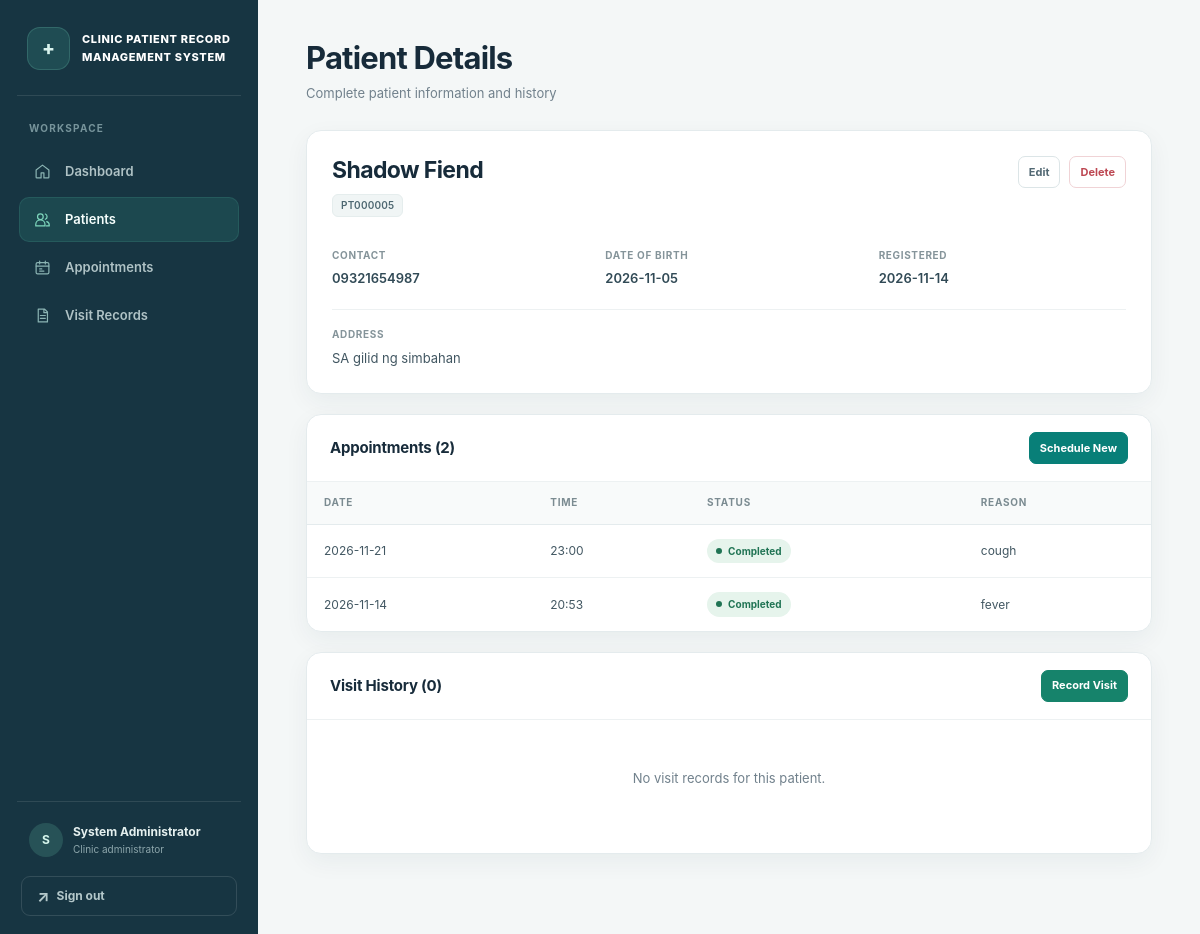
/patients/12 (signed in), run on an earlier commit of the app's database.
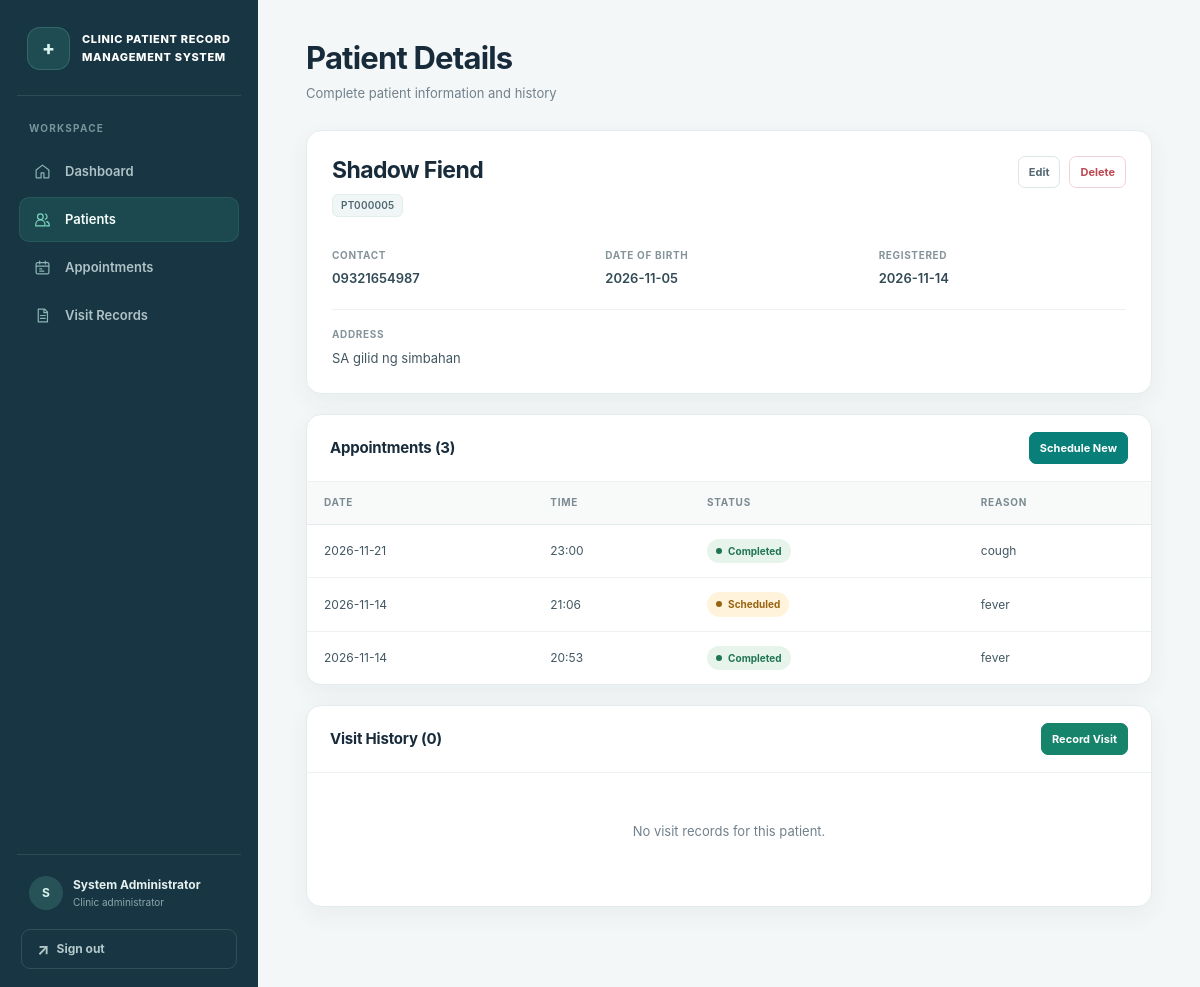
And on a later commit of the database.
### tables this page shows
CREATE TABLE appointments (
    appointment_id INTEGER PRIMARY KEY AUTOINCREMENT,
    patient_id INTEGER NOT NULL,
    visit_date TEXT NOT NULL,
    time TEXT NOT NULL,
    status TEXT NOT NULL DEFAULT 'Scheduled',
    reason TEXT,
    created_at TEXT NOT NULL DEFAULT CURRENT_TIMESTAMP,
    updated_at TEXT NOT NULL DEFAULT CURRENT_TIMESTAMP,
    FOREIGN KEY (patient_id) REFERENCES patients(patient_id) ON DELETE CASCADE,
    CHECK (status IN ('Scheduled', 'Completed', 'Cancelled'))
);

### app.py (the view)
@app.route('/patients/<int:patient_id>')
@login_required
def patient_details(patient_id):
    patient = db.get_patient_by_id(patient_id)
    if not patient:
        flash('Patient not found.', 'error')
        return redirect(url_for('patients'))
    appointments = db.get_appointments_by_patient(patient_id)
    visits = db.get_visits_by_patient(patient_id)
    return render_template('patient_details.html', patient=patient, appointments=appointments, visits=visits)

### app.py (called while the page is built)
@app.after_request
def prevent_auth_page_caching(response):
    if request.endpoint in {'login', 'logout'}:
        response.headers['Cache-Control'] = 'no-store, no-cache, must-revalidate, max-age=0'
        response.headers['Pragma'] = 'no-cache'
        response.headers['Expires'] = '0'
    return response

def login_required(f):
    @wraps(f)
    def decorated_function(*args, **kwargs):
        if 'user_id' not in session:
            flash('Please log in to access this page.', 'error')
            return redirect(url_for('login'))
        return f(*args, **kwargs)
    return decorated_function

### database.py (called while the page is built)
def get_db_connection():
    conn = sqlite3.connect(DATABASE_PATH)
    conn.row_factory = sqlite3.Row
    conn.execute('PRAGMA foreign_keys = ON')
    return conn

def get_patient_by_id(patient_id):
    conn = get_db_connection()
    patient = conn.execute('SELECT * FROM patients WHERE patient_id = ?', (patient_id,)).fetchone()
    conn.close()
    return patient

### templates/patient_details.html (shortened to what this page needs)
{% extends "base.html" %}
{% block content %}
<div class="content-header">
    <h1>Patient Details</h1>
    <p>Complete patient information and history</p>
</div>
<div class="patient-header">
    <div class="patient-title-row">
        <div>
            <h2>{{ patient.name }}</h2>
            <p class="patient-code">{{ patient.patient_code }}</p>
        </div>
        <div class="action-buttons">
            <a href="{{ url_for('edit_patient', patient_id=patient.patient_id) }}" class="btn btn-secondary btn-small">Edit</a>
            <form method="POST" action="{{ url_for('delete_patient', patient_id=patient.patient_id) }}" onsubmit="return confirm('Are you sure you want to delete this patient? This will also delete all associated appointments and visits.');">
                <button type="submit" class="btn btn-danger btn-small">Delete</button>
            </form>
        </div>
    </div>
    <div class="patient-info-grid">
        <div class="info-item">
            <label>Contact</label>
            <span>{{ patient.contact or '—' }}</span>
        </div>
        <div class="info-item">
            <label>Date of Birth</label>
            <span>{{ patient.date_of_birth or '—' }}</span>
        </div>
        <div class="info-item">
            <label>Registered</label>
            <span>{{ patient.created_at[:10] }}</span>
        </div>
    </div>
    {% if patient.address %}
    <div class="patient-address">
        <label>Address</label>
        <p>{{ patient.address }}</p>
    </div>
    {% endif %}
</div>
<div class="card">
    <div class="card-header">
        <h2>Appointments ({{ appointments|length }})</h2>
        <a href="{{ url_for('schedule_appointment', patient_id=patient.patient_id) }}" class="btn btn-primary btn-small">Schedule New</a>
    </div>
    {% if appointments %}
    <div class="table-container">
        <table class="data-table">
            <thead>
                <tr>
                    <th>Date</th>
                    <th>Time</th>
                    <th>Status</th>
                    <th>Reason</th>
                </tr>
            </thead>
            <tbody>
                {% for appointment in appointments %}
                <tr>
                    <td>{{ appointment.visit_date }}</td>
                    <td>{{ appointment.time }}</td>
                    <td>
                        <span class="status-badge status-{{ appointment.status.lower() }}">{{ appointment.status }}</span>
                    </td>
                    <td>{{ appointment.reason or '—' }}</td>
                </tr>
                {% endfor %}
            </tbody>
        </table>
    </div>
    {% else %}
    <div class="empty-state">
        <p>No appointments scheduled for this patient.</p>
    </div>
    {% endif %}
</div>
<div class="card">
    <div class="card-header">
        <h2>Visit History ({{ visits|length }})</h2>
        <a href="{{ url_for('record_visit', patient_id=patient.patient_id) }}" class="btn btn-success btn-small">Record Visit</a>
    </div>
    {% if visits %}
    <div class="timeline">
        {% for visit in visits %}
        <div class="timeline-item">
            <div class="timeline-date">{{ visit.visit_date }}</div>
            <div class="timeline-content">
                {% if visit.diagnosis %}
                <h4>{{ visit.diagnosis }}</h4>
                {% endif %}
                <p>{{ visit.notes }}</p>
            </div>
        </div>
        {% endfor %}
    </div>
    {% else %}
    <div class="empty-state">
        <p>No visit records for this patient.</p>
    </div>
    {% endif %}
</div>
{% endblock %}

What changed in the data, as far as the page shows it:
added appointments: visit_date "2026-11-14", time "21:06", status "Scheduled", reason "fever"
Also different on the page:
{{ appointments|length }}: "2" → "3"
